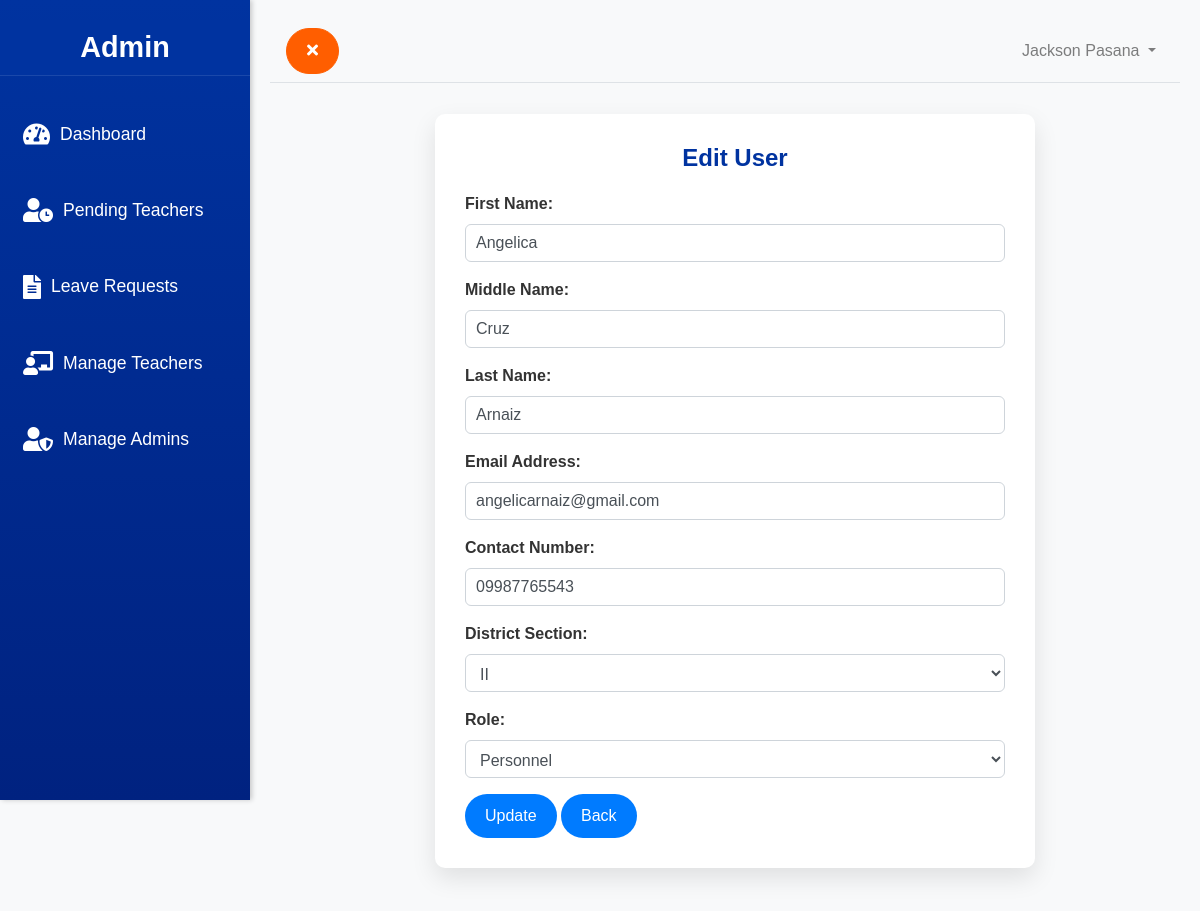
The app's page /admin/edit_user.php?id=ST0002 (signed in) with its own data.
### tables this page shows
CREATE TABLE `users` (
  `id` int(11) NOT NULL,
  `password` varchar(255) NOT NULL,
  `role` enum('Teacher','Personnel','Personnel Head','ASDS','Admin') NOT NULL,
  `firstname` varchar(100) NOT NULL,
  `middlename` varchar(100) NOT NULL,
  `lastname` varchar(100) NOT NULL,
  `district_section` varchar(50) NOT NULL,
  `user_id` varchar(255) DEFAULT NULL,
  `emailaddress` varchar(100) NOT NULL,
  `contactnumber` varchar(15) NOT NULL,
  `otp` varchar(6) DEFAULT NULL,
  `otp_expiry` datetime DEFAULT NULL
);

### admin/edit_user.php (the view, shortened to what this page needs)
<?php
include '../includes/db_connection.php';
$admin_id = $_SESSION['user_id'];
$admin_query = "SELECT firstname, lastname FROM users WHERE user_id='$admin_id'";
$admin_result = mysqli_query($conn, $admin_query);
$admin = mysqli_fetch_assoc($admin_result);
$user_id = $_GET['id'];
$query = "SELECT * FROM users WHERE user_id='$user_id'";
$result = mysqli_query($conn, $query);
$user = mysqli_fetch_assoc($result);
?>
<!DOCTYPE html>
<html>
<head>
    <link rel="stylesheet" href="https://maxcdn.bootstrapcdn.com/bootstrap/4.5.2/css/bootstrap.min.css">
    <link rel="stylesheet" href="https://cdnjs.cloudflare.com/ajax/libs/font-awesome/5.15.4/css/all.min.css">
    <link rel="stylesheet" type="text/css" href="../assets/p_sidebar.css">
</head>
<body>
    <div class="d-flex" id="wrapper">
        <?php include '../includes/admin_sidebar.php'; ?>
        <div class="content" id="page-content-wrapper">
            <nav class="navbar navbar-expand-lg navbar-light bg-light border-bottom">
                <button class="btn btn-primary" id="menu-toggle">
                    <i class="fas fa-times" id="toggle-icon"></i>
                </button>
                <ul class="navbar-nav ml-auto mt-2 mt-lg-0">
                    <li class="nav-item dropdown">
                        <a class="nav-link dropdown-toggle" href="#" id="navbarDropdown" role="button" data-toggle="dropdown" aria-haspopup="true" aria-expanded="false">
                            <?= htmlspecialchars($admin['firstname']) . ' ' . htmlspecialchars($admin['lastname']) ?>
                        </a>
                    </li>
                </ul>
            </nav>
            <div class="container-fluid mt-2">
                <div class="edit-user-container">
                    <div class="edit-user-box">
                        <h2>Edit User</h2>
                        <form method="POST">
                            <div class="form-group">
                                <label for="firstname">First Name:</label>
                                <input type="text" class="form-control" id="firstname" name="firstname" value="<?= htmlspecialchars($user['firstname']) ?>" required>
                            </div>
                            <div class="form-group">
                                <label for="middlename">Middle Name:</label>
                                <input type="text" class="form-control" id="middlename" name="middlename" value="<?= htmlspecialchars($user['middlename']) ?>">
                            </div>
                            <div class="form-group">
                                <label for="lastname">Last Name:</label>
                                <input type="text" class="form-control" id="lastname" name="lastname" value="<?= htmlspecialchars($user['lastname']) ?>" required>
                            </div>
                            <div class="form-group">
                                <label for="emailaddress">Email Address:</label>
                                <input type="email" class="form-control" id="emailaddress" name="emailaddress" value="<?= htmlspecialchars($user['emailaddress']) ?>" required>
                            </div>
                            <div class="form-group">
                                <label for="contactnumber">Contact Number:</label>
                                <input type="text" class="form-control" id="contactnumber" name="contactnumber" value="<?= htmlspecialchars($user['contactnumber']) ?>" required>
                            </div>
                            <div class="form-group">
                                <label for="district_section">District Section:</label>
                                <select class="form-control" id="district_section" name="district_section" required>
                                    <option value="II" <?= $user['district_section'] == 'II' ? 'selected' : '' ?>>II</option>
                                </select>
                            </div>
                            <div class="form-group">
                                <label for="role">Role:</label>
                                <select class="form-control" id="role" name="role" required>
                                    <option value="Personnel" <?= $user['role'] == 'Personnel' ? 'selected' : '' ?>>Personnel</option>
                                </select>
                            </div>
                            <button type="submit" class="btn btn-primary">Update</button>
                            <button type="button" class="btn btn-primary" onclick="history.back()">Back</button>
                        </form>
                    </div>
                </div>
            </div>
        </div>
    </div>
</body>
</html>

### assets/p_sidebar.css (style rules this page uses)
body { display: flex; min-height: 100vh; background-color: #f8f9fa; font-family: 'Arial', sans-serif; margin: 0; }
#wrapper { display: flex; transition: all 0.5s ease; width: 100%; }
#page-content-wrapper { flex: 1; padding: 20px; margin-left: 250px; transition: margin-left 0.3s; }
.btn-primary { background-color: #FF5E00; border-color: #FF5E00; padding: 10px 20px; font-size: 1rem; border-radius: 25px; transition: background-color 0.3s, border-color 0.3s; }
.edit-user-container { display: flex; justify-content: center; align-items: center; min-height: 100vh; padding: 20px; background-color: #f8f9fa; flex-grow: 1; margin-left: 20px; }
.edit-user-box { background-color: #ffffff; padding: 30px; border-radius: 10px; box-shadow: 0 10px 25px rgba(0, 0, 0, 0.1); width: 100%; max-width: 600px; transition: all 0.3s ease-in-out; margin: auto; }
.edit-user-box h2 { text-align: center; color: #0033A0; margin-bottom: 20px; font-size: 24px; font-weight: bold; }
.edit-user-box .form-group label { font-weight: bold; color: #333; }
.edit-user-box .form-group input, .edit-user-box .form-group select { border: 1px solid #ced4da; border-radius: 6px; padding: 10px; width: 100%; box-sizing: border-box; font-size: 16px; }
.edit-user-box .btn-primary { background-color: #007bff; border: none; padding: 10px 20px; font-size: 16px; border-radius: 25px; transition: background-color 0.3s, transform 0.3s; }

### records on screen
users: firstname "Jackson", lastname "Pasana"
users: firstname "Angelica", middlename "Cruz", lastname "Arnaiz", emailaddress "angelicarnaiz@gmail.com", contactnumber "09987765543", district_section "II", role "Personnel"
